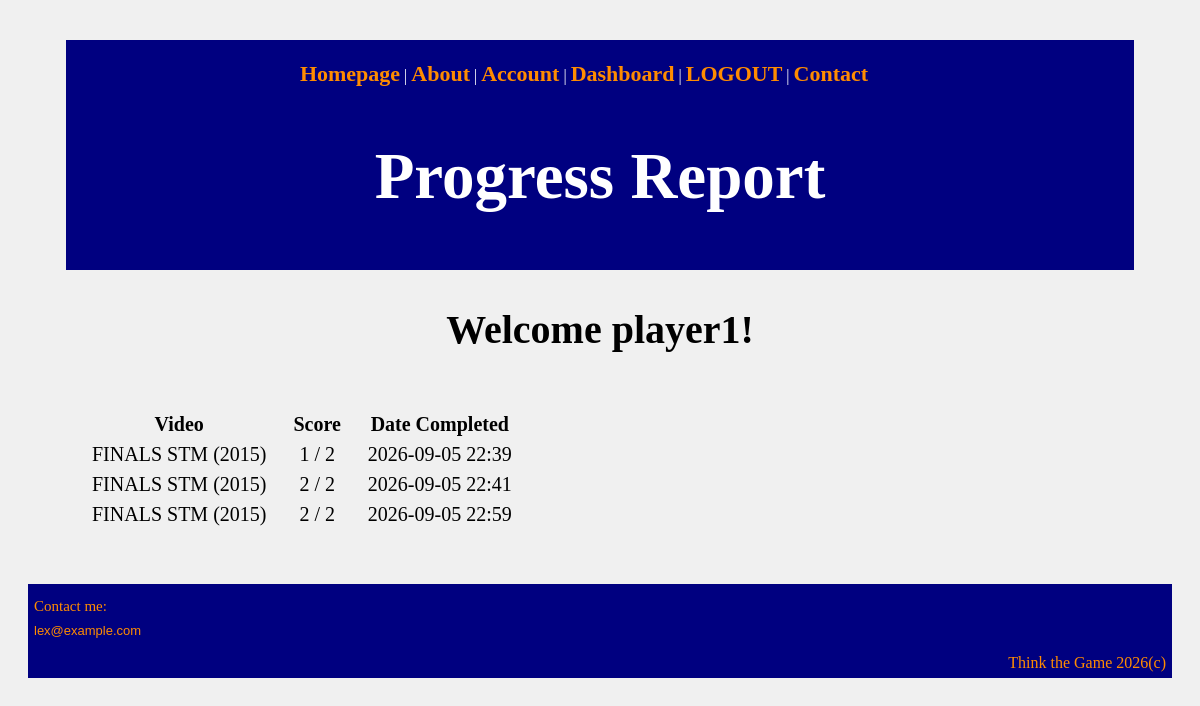
/player_progress (signed in), run on the app's committed database.
### basketball_decision_web/app_v2.py (models this page shows, shortened)
class User(UserMixin,db.Model):
    __tablename__ = "users"
    id = db.Column(db.Integer, primary_key=True)
    username = db.Column(db.String(80), unique=True, nullable=False)
    email = db.Column(db.String(120), unique=True, nullable=False)
    password_hash = db.Column(db.String(128), nullable=False)
    role = db.Column(db.String(20), nullable=False, default="player")
    coach_id = db.Column(db.Integer, db.ForeignKey("users.id"))
    created_at = db.Column(
        db.DateTime,
        nullable=False,
        default=datetime.utcnow,
        index=True
    )
    videos = db.relationship("Video", backref="user", lazy=True)
    coach = db.relationship("User", remote_side="User.id", backref="players")

class PlayerProgress(db.Model):
    id = db.Column(db.Integer, primary_key=True)
    user_id = db.Column(db.Integer, db.ForeignKey("users.id"), nullable=False)
    video_id = db.Column(db.Integer, db.ForeignKey("videos.id"), nullable=False)
    correct_answers = db.Column(db.Integer, default=0)
    total_questions = db.Column(db.Integer, default=0)
    timestamp = db.Column(db.DateTime, default=datetime.utcnow)
    selected_answer = db.Column(db.String(120))
    is_correct = db.Column(db.Boolean)
    decision_point_index = db.Column(db.Integer)
    time_taken = db.Column(db.Float)
    attempt_number = db.Column(db.Integer)
    user = db.relationship("User", backref="progress")
    video = db.relationship("Video", backref="progress")

class Video(db.Model):
    __tablename__ = "videos"
    id = db.Column(db.Integer, primary_key=True)
    user_id = db.Column(db.Integer, db.ForeignKey("users.id"), nullable=False)
    title = db.Column(db.String(120), nullable=False, index=True)
    description = db.Column(db.Text, nullable=True)
    category = db.Column(db.String(50), nullable=False, index=True)
    video_file = db.Column(db.String(255), nullable=False)
    created_at = db.Column(
        db.DateTime,
        nullable=False,
        default=datetime.utcnow,
        index=True
    )
    decision_points = db.relationship(
        "DecisionPoint",
        backref="video",
        lazy=True,
        cascade="all, delete-orphan",
        order_by="DecisionPoint.pause_time"
    )

### basketball_decision_web/app_v2.py (the view)
@app.route("/player_progress")
@player_required
def player_progress():
    if not current_user.is_authenticated:
        return redirect(url_for("login"))
    progress_entries = (
        PlayerProgress.query
        .filter_by(user_id=current_user.id)
        .join(Video)
        .filter(Video.user_id == current_user.coach_id)
        .all()
    )
    return render_template(
        "player_progress.html",
        progress_entries=progress_entries,
        user=current_user
    )

### basketball_decision_web/app_v2.py (called while the page is built)
@login_manager.user_loader
def load_user(user_id):
    return db.session.get(User, int(user_id))

def player_required(f):
    @wraps(f)
    def wrapper(*args, **kwargs):
        if not current_user.is_authenticated or current_user.role != "player":
            return "Forbidden", 403
        return f(*args, **kwargs)
    return wrapper

### basketball_decision_web/templates/player_progress.html
{% extends "base.html" %}
{% block content %}
<header>
    <nav>
        {% if current_user.is_authenticated %}
        <p><a href="{{ url_for('index') }}">Homepage</a> | <a href="{{ url_for('about') }}">About</a> | <a href="{{ url_for('account') }}">Account</a> | <a href="{{ url_for('dashboard') }}">Dashboard</a> | <a href="{{ url_for('logout') }}">LOGOUT</a> | <a href="#contact">Contact</a></p><br>
        {% else %}
        <p><a href="{{ url_for('index') }}">Homepage</a> | <a href="{{ url_for('about') }}">About</a> | <a href="{{ url_for('login') }}">Login/Register</a> | <a href="#contact">Contact</a></p>
        {% endif %}
    </nav>
    <h1 id="dashboard-title">Progress Report</h1>
</header>
<br><br>
<h2 id="dashboard-welcome">Welcome {{ current_user.username }}!</h2>
<br><br><br>
{% if progress_entries %}
    <table id="progress-table">
        <tr>
            <th id="progress-data">Video</th>
            <th id="progress-data">Score</th>
            <th id="progress-data">Date Completed</th>
        </tr>
        {% for entry in progress_entries %}
        <tr>
            <td id="progress-data">{{ entry.video.title }}</td>
            <td id="progress-data">{{ entry.correct_answers }} / {{ entry.total_questions }}</td>
            <td id="progress-data">{{ entry.timestamp.strftime("%Y-%m-%d %H:%M") }}</td>
        </tr>
        {% endfor %}
    </table>
{% else %}
    <p id="progress-text">You haven't completed any training videos yet.</p>
{% endif %}
{% endblock %}

### basketball_decision_web/static/style.css (style rules this page uses)
* { font-family: "MyFont", serif; box-sizing: border-box; }
body { background-color: rgb(240, 240, 240); border-color: navy; }
a { font-weight: bold; }
header { background-color: navy; color: white; border: 3px navy solid; padding: 10px; margin: 0; }
header h1 { height: fit-content; }
h2 { text-align: center; font-weight: bold; margin-top: 20px; font-size: 40px; }
nav { display: flex; justify-content: center; text-align: left; gap: 2rem; padding: 0.5rem 0; }
nav a { text-decoration: none; font-size: 22px; color: darkorange; }
nav p { margin: 0 auto; padding: 0 auto; }
a, nav a, .hero a, footer a, .video-card a { color: darkorange; font-weight: bold; }
#dashboard-title { text-align: center; font-weight: bold; font-size: 65px; }
#dashboard-welcome { text-align: center; font-size: 40px; margin: 0 auto; }
#progress-table { border-spacing: 25px 5px; }
#progress-data { text-align: center; font-size: 20px; }

### data on the page
User: username "player1"
PlayerProgress: video "FINALS STM (2015)", correct_answers "1", total_questions "2", timestamp "2026-09-05 22:39"
PlayerProgress: video "FINALS STM (2015)", correct_answers "2", total_questions "2", timestamp "2026-09-05 22:41"
PlayerProgress: video "FINALS STM (2015)", correct_answers "2", total_questions "2", timestamp "2026-09-05 22:59"
